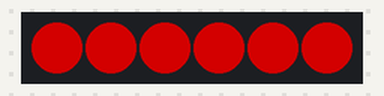
Recording of a sketch running on a simulated ESP8266 (NodeMCU). Shown: 6 RGB LEDs in strip order, left to right. Dim RGB values are drawn brighter than linear; WiFi joins after 1.5 s; servers stay silent unless stated; what the sketch prints to the serial monitor is not drawn.

Above: at 1.6 s.
At 2.1 s:
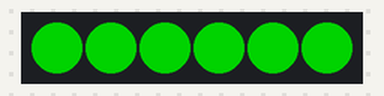
At 2.6 s:
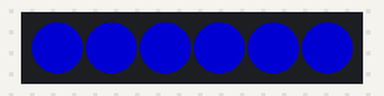
Timing chart, 0 to 4.5 s (numbered marks = the images above):
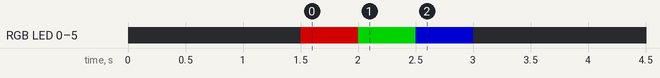

The sketch:

ArtnetWifiNeoPixelDawes.ino
```cpp
// (licence header left out)
#if defined(ARDUINO_ARCH_ESP32)
#include <WiFi.h>
#else
#include <ESP8266WiFi.h>
#endif
#include <WiFiUdp.h>
#include <ArtnetWifi.h>
#include <Adafruit_NeoPixel.h>

//Wifi settings
const char* ssid = "E6WE1";
const char* password = "1F90243B66";

// Neopixel settings
const int numLeds = 6; // change for your setup
const int numberOfChannels = numLeds * 3; // Total number of channels you want to receive (1 led = 3 channels)
const byte dataPin = 2;
Adafruit_NeoPixel leds = Adafruit_NeoPixel(numLeds, dataPin, NEO_GRB + NEO_KHZ800);

// Artnet settings
ArtnetWifi artnet;
const int startUniverse = 1; // CHANGE FOR YOUR SETUP most software this is 1, some software send out artnet first universe as 0.

// Check if we got all universes
const int maxUniverses = numberOfChannels / 512 + ((numberOfChannels % 512) ? 1 : 0);
bool universesReceived[maxUniverses];
bool sendFrame = 1;
int previousDataLength = 0;

// connect to wifi – returns true if successful or false if not
boolean ConnectWifi(void)
{
  boolean state = true;
  int i = 0;

  WiFi.begin(ssid, password);
  Serial.println("");
  Serial.println("Connecting to WiFi");

  // Wait for connection
  Serial.print("Connecting");
  while (WiFi.status() != WL_CONNECTED) {
    delay(500);
    Serial.print(".");
    if (i > 20){
      state = false;
      break;
    }
    i++;
  }
  if (state){
    Serial.println("");
    Serial.print("Connected to ");
    Serial.println(ssid);
    Serial.print("IP address: ");
    Serial.println(WiFi.localIP());
  } else {
    Serial.println("");
    Serial.println("Connection failed.");
  }

  return state;
}

void initTest()
{
  for (int i = 0 ; i < numLeds ; i++)
    leds.setPixelColor(i, 127, 0, 0);
  leds.show();
  delay(500);
  for (int i = 0 ; i < numLeds ; i++)
    leds.setPixelColor(i, 0, 127, 0);
  leds.show();
  delay(500);
  for (int i = 0 ; i < numLeds ; i++)
    leds.setPixelColor(i, 0, 0, 127);
  leds.show();
  delay(500);
  for (int i = 0 ; i < numLeds ; i++)
    leds.setPixelColor(i, 0, 0, 0);
  leds.show();
}

void onDmxFrame(uint16_t universe, uint16_t length, uint8_t sequence, uint8_t* data)
{
  sendFrame = 1;
  // set brightness of the whole strip
  if (universe == 15)
  {
    leds.setBrightness(data[0]);
    leds.show();
  }

  // Store which universe has got in
  if ((universe - startUniverse) < maxUniverses)
    universesReceived[universe - startUniverse] = 1;

  for (int i = 0 ; i < maxUniverses ; i++)
  {
    if (universesReceived[i] == 0)
    {
      //Serial.println("Broke");
      sendFrame = 0;
      break;
    }
  }

  // read universe and put into the right part of the display buffer
  for (int i = 0; i < length / 3; i++)
  {
    int led = i + (universe - startUniverse) * (previousDataLength / 3);
    if (led < numLeds)
      leds.setPixelColor(led, data[i * 3], data[i * 3 + 1], data[i * 3 + 2]);
  }
  previousDataLength = length;

  if (sendFrame)
  {
    leds.show();
    // Reset universeReceived to 0
    memset(universesReceived, 0, maxUniverses);
  }
}

void setup()
{
  Serial.begin(115200);
  ConnectWifi();
  artnet.begin();
  leds.begin();
  initTest();

  // this will be called for each packet received
  artnet.setArtDmxCallback(onDmxFrame);
}

void loop()
{
  // we call the read function inside the loop
  artnet.read();
}
```

Measured:
- by itself, RGB LED 0–5: off → RGB(127, 0, 0) at 1.5 s, → RGB(0, 127, 0) 0.50 s later, → RGB(0, 0, 127) 0.50 s later, → off 0.50 s later
- what the display in image 0 shows lasts 0.5 s, from 1.5 s to 2.0 s
